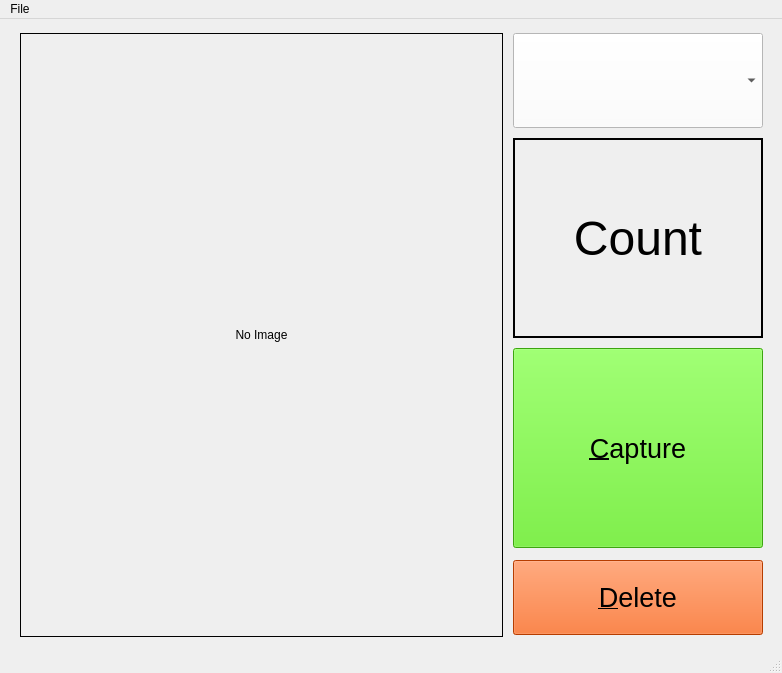
<?xml version="1.0" encoding="UTF-8"?>
<ui version="4.0">
 <class>MainWindow</class>
 <widget class="QMainWindow" name="MainWindow">
  <property name="geometry">
   <rect>
    <x>0</x>
    <y>0</y>
    <width>782</width>
    <height>673</height>
   </rect>
  </property>
  <property name="windowTitle">
   <string>MainWindow</string>
  </property>
  <widget class="QWidget" name="centralwidget">
   <layout class="QGridLayout" name="gridLayout">
    <item row="0" column="0">
     <layout class="QHBoxLayout" name="horizontalLayout">
      <property name="spacing">
       <number>10</number>
      </property>
      <property name="sizeConstraint">
       <enum>QLayout::SetDefaultConstraint</enum>
      </property>
      <property name="leftMargin">
       <number>5</number>
      </property>
      <property name="topMargin">
       <number>5</number>
      </property>
      <property name="rightMargin">
       <number>5</number>
      </property>
      <property name="bottomMargin">
       <number>5</number>
      </property>
      <item>
       <layout class="QGridLayout" name="gridLayout_3">
        <property name="sizeConstraint">
         <enum>QLayout::SetFixedSize</enum>
        </property>
        <property name="leftMargin">
         <number>6</number>
        </property>
        <item row="0" column="0">
         <widget class="QLabel" name="label">
          <property name="frameShape">
           <enum>QFrame::Box</enum>
          </property>
          <property name="text">
           <string>No Image</string>
          </property>
          <property name="alignment">
           <set>Qt::AlignCenter</set>
          </property>
         </widget>
        </item>
       </layout>
      </item>
      <item>
       <layout class="QVBoxLayout" name="verticalLayout">
        <property name="leftMargin">
         <number>0</number>
        </property>
        <property name="topMargin">
         <number>0</number>
        </property>
        <property name="rightMargin">
         <number>5</number>
        </property>
        <item>
         <widget class="QComboBox" name="combo_Class">
          <property name="minimumSize">
           <size>
            <width>0</width>
            <height>95</height>
           </size>
          </property>
          <property name="maximumSize">
           <size>
            <width>250</width>
            <height>16777215</height>
           </size>
          </property>
          <property name="font">
           <font>
            <pointsize>26</pointsize>
            <bold>false</bold>
           </font>
          </property>
          <property name="layoutDirection">
           <enum>Qt::LeftToRight</enum>
          </property>
          <property name="autoFillBackground">
           <bool>false</bool>
          </property>
          <property name="styleSheet">
           <string notr="true">background-color: rgb(255, 255, 255);</string>
          </property>
          <property name="currentText">
           <string/>
          </property>
          <property name="placeholderText">
           <string>Class</string>
          </property>
         </widget>
        </item>
        <item>
         <widget class="QLabel" name="lbl_Count">
          <property name="minimumSize">
           <size>
            <width>0</width>
            <height>200</height>
           </size>
          </property>
          <property name="maximumSize">
           <size>
            <width>250</width>
            <height>16777215</height>
           </size>
          </property>
          <property name="font">
           <font>
            <pointsize>36</pointsize>
           </font>
          </property>
          <property name="frameShape">
           <enum>QFrame::WinPanel</enum>
          </property>
          <property name="text">
           <string>Count</string>
          </property>
          <property name="alignment">
           <set>Qt::AlignCenter</set>
          </property>
         </widget>
        </item>
        <item>
         <widget class="QPushButton" name="btn_Capture">
          <property name="minimumSize">
           <size>
            <width>0</width>
            <height>200</height>
           </size>
          </property>
          <property name="maximumSize">
           <size>
            <width>250</width>
            <height>16777215</height>
           </size>
          </property>
          <property name="font">
           <font>
            <pointsize>20</pointsize>
           </font>
          </property>
          <property name="styleSheet">
           <string notr="true">background-color: rgb(85, 231, 22);</string>
          </property>
          <property name="text">
           <string>&amp;Capture</string>
          </property>
          <property name="icon">
           <iconset theme="camera">
            <normaloff>.</normaloff>.</iconset>
          </property>
         </widget>
        </item>
        <item>
         <spacer name="verticalSpacer_2">
          <property name="orientation">
           <enum>Qt::Vertical</enum>
          </property>
          <property name="sizeHint" stdset="0">
           <size>
            <width>20</width>
            <height>40</height>
           </size>
          </property>
         </spacer>
        </item>
        <item>
         <widget class="QPushButton" name="btn_Delete">
          <property name="minimumSize">
           <size>
            <width>0</width>
            <height>75</height>
           </size>
          </property>
          <property name="maximumSize">
           <size>
            <width>250</width>
            <height>16777215</height>
           </size>
          </property>
          <property name="font">
           <font>
            <pointsize>20</pointsize>
           </font>
          </property>
          <property name="styleSheet">
           <string notr="true">background-color: rgb(255, 85, 0);</string>
          </property>
          <property name="text">
           <string>&amp;Delete</string>
          </property>
         </widget>
        </item>
        <item>
         <spacer name="verticalSpacer">
          <property name="orientation">
           <enum>Qt::Vertical</enum>
          </property>
          <property name="sizeHint" stdset="0">
           <size>
            <width>20</width>
            <height>40</height>
           </size>
          </property>
         </spacer>
        </item>
       </layout>
      </item>
     </layout>
    </item>
   </layout>
  </widget>
  <widget class="QMenuBar" name="menubar">
   <property name="geometry">
    <rect>
     <x>0</x>
     <y>0</y>
     <width>782</width>
     <height>22</height>
    </rect>
   </property>
   <widget class="QMenu" name="menuFile">
    <property name="title">
     <string>File</string>
    </property>
    <addaction name="actionAdd_Class"/>
   </widget>
   <addaction name="menuFile"/>
  </widget>
  <widget class="QStatusBar" name="statusbar"/>
  <action name="actionAdd_Class">
   <property name="text">
    <string>Add Class</string>
   </property>
  </action>
 </widget>
 <resources/>
 <connections/>
</ui>
